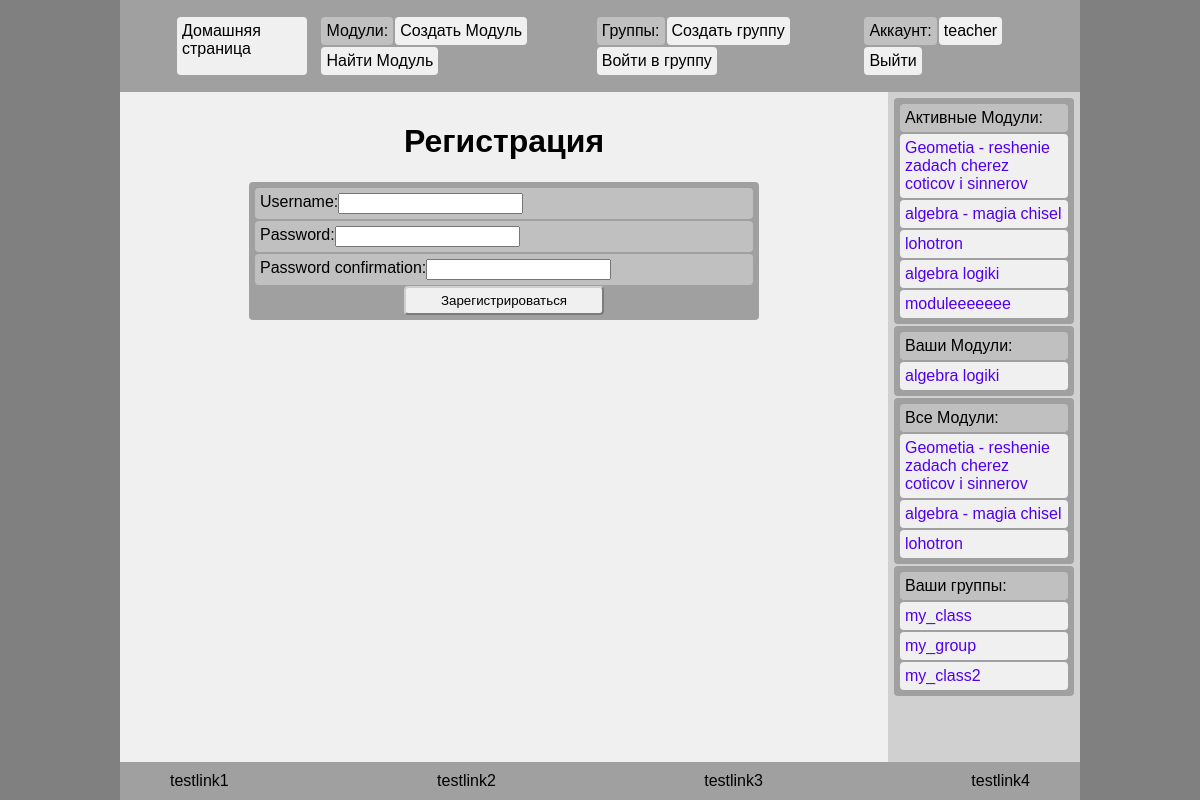
The app's page /accounts/register/ (signed in) with its own data.
### tasks/models.py (models this page shows, shortened)
class Module(models.Model):
    name                = models.CharField(max_length=64, default="Новый модуль")
    author              = models.ForeignKey(User, on_delete=models.CASCADE)
    marks               = models.ManyToManyField(Mark, blank=True)
    tasks               = models.ManyToManyField(Task, blank=True)
    assigned_to         = models.ManyToManyField(Group, blank=True)
    creation_date       = models.DateTimeField(auto_now_add=True)
    is_active           = models.BooleanField(default=True)
    is_public           = models.BooleanField(default=False)

### main/models.py (models this page shows)
class Group(models.Model):
    name    = models.CharField(max_length=64, default="Новый gruppa", blank=True)
    author  = models.ForeignKey(User, related_name="author", on_delete=models.CASCADE, null=True)
    members = models.ManyToManyField(User, related_name="members", blank=True)

### accounts/views.py (the view)
# urls.py: path('accounts/register/',          accounts.RegisterView),
def RegisterView(request):
    context = get_base_context(request, "Регистрация")
    if request.method == 'POST':
        form = UserCreationForm(request.POST)
        if form.is_valid():
            form.save()
            username = form.cleaned_data.get('username')
            raw_password = form.cleaned_data.get('password1')
            user = authenticate(username=username, password=raw_password)
            login(request, user)
            return redirect('/')
    else:
        form = UserCreationForm()
    context['form'] = form
    return render(request, 'registration/register.html', context)

### static/py/view.py (called while the page is built)
def get_base_context(request, pagename, buttonname=""):
    is_auth = request.user.is_authenticated
    return {
        'buttonname'        : buttonname,
        'my_modules'        : Module.objects.filter(author=request.user) if is_auth else [],
        'active_modules'    : set(Module.objects.filter(is_active=True, assigned_to__members__id=request.user.id)) if is_auth else [],
        'all_modules'       : Module.objects.filter(is_public=True),
        'my_groups'         : Group.objects.filter(members__id=request.user.id) if is_auth else [],
        'pagename'          : pagename,
        'user'              : request.user,
    }

### accounts/templates/registration/register.html (shortened to what this page needs)
{% extends '../base.html' %}
{% block content %}
<h1 style="text-align: center;">{{pagename}}</h1>
<form method="post">
    <div class="flex flex-col box" style="margin: auto; width: 500px;">
        {% for field in form %}
        <div class="flex component2">
            {{field.label_tag}}
            {{field}}
        </div>
        {% endfor %}
        <button type="submit" style="margin: 0% 30%;">Зарегистрироваться</button>
    </div>
</form>
{% endblock %}

### static/templates/header.html
<div class="box flex-wrap">
    <a class="component" href="/">Домашняя страница</a>
</div>
<div class="box flex-wrap">
    <a class="component2">Модули:</a>
    <a class="component" href="/tasks/create">Создать Модуль</a>
    <a class="component" href="/tasks/find">Найти Модуль</a>
</div>
<div class="box flex-wrap">
    <a class="component2">Группы:</a>
    <a class="component" href="/groups/create">Создать группу</a>
    <a class="component" href="/groups/find">Войти в группу</a>
</div>
<div class="box flex-wrap">
    <a class="component2">Аккаунт:</a>
        {% if request.user.is_authenticated %}
        <a class="component" href="/accounts/">{{user}}</a>
        <a class="component" href="/accounts/logout/">Выйти</a>
        {% else %}
        <a class="component" href="/accounts/login/">Войти</a>
        <a class="component" href="/accounts/register/">Регистрация</a>
        {% endif %}
</div>

### static/templates/sider.html (shortened to what this page needs)
<div class="box flex-col">
    <p class="component2">Активные Модули:</p>
    {% for module in active_modules %}
        <a class="component" href="/tasks/{{module.id}}">{{module.name}}</a>
    {% endfor %}
</div>
<div class="box flex-col">
    <p class="component2">Ваши Модули:</p>
    {% for module in my_modules %}
        <a class="component" href="/tasks/{{module.id}}">{{module.name}}</a>
    {% endfor %}
</div>
<div class="box flex-col">
    <p class="component2">Все Модули:</p>
    {% for module in all_modules %}
        <a class="component" href="/tasks/{{module.id}}">{{module.name}}</a>
    {% endfor %}
</div>
<div class="flex-col box">
    <p class="component2">Ваши группы:</p>
    {% for group in my_groups %}
        <a class="component" href="/groups/{{group.id}}">{{group.name}}</a>
    {% endfor %}
</div>

### static/css/common-base.css (style rules this page uses)
body { margin: auto; width: 80%; min-height:100%; }
html { font-family: Arial; background-color:#808080; height:100%; }
button { background-color: #F0F0F0; border-radius: 4px; border-color: #D0D0D0; padding: 5px; }
footer a:any-link, header a:any-link { color:#000000 }
a:any-link { color:#5000F0 }
a { text-decoration: none; }

### static/css/common-class.css (style rules this page uses)
.component { border-radius: 4px; border-color: #F0F0F0; background-color: #F0F0F0; padding: 5px; margin: 1px; }
.component2 { border-radius: 4px; border-color: #C0C0C0; background-color: #C0C0C0; padding: 5px; margin: 1px; }
.box { border-radius: 4px; border-color: #A0A0A0; background-color: #A0A0A0; padding: 5px; margin: 1px; }

### static/css/common-flex.css (style rules this page uses)
.flex { display: flex; }
.flex-col { display: flex; flex-direction: column; }
.flex-wrap { display: flex; flex-wrap: wrap; }

### records on screen
Module: name "Geometia - reshenie zadach cherez coticov i sinnerov"
Module: name "algebra - magia chisel"
Module: name "lohotron"
Module: name "algebra logiki"
Module: name "moduleeeeeee"
Group: name "my_class"
Group: name "my_group"
Group: name "my_class2"

### other values on screen
{{ user }} "teacher"
{{ pagename }} "Регистрация"
{{ field.label_tag }} "Username:" "Password:" "Password confirmation:"
